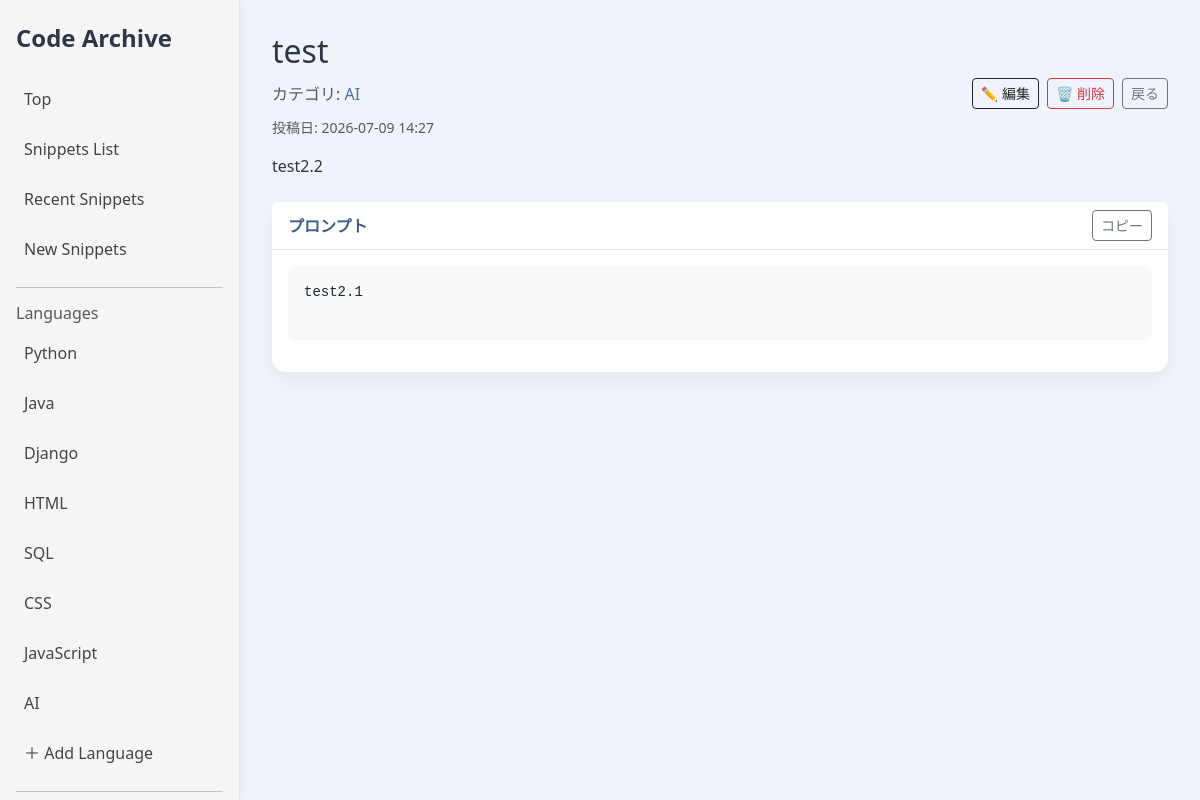
/prompt/3, run on the app's committed database.
### snippets/models.py (models this page shows, shortened)
class Language(models.Model):
    name = models.CharField(max_length=50)
    default_subcategory = models.ForeignKey(
        'SubCategory',
        null= True,
        blank= True,
        on_delete= models.SET_NULL,
        related_name= 'default_for_language'
    )

class Prompt(models.Model):
    title = models.CharField(max_length=100)
    prompt = models.TextField()
    description = models.TextField(blank=True)
    language = models.ForeignKey(Language,on_delete=models.CASCADE)
    prompt_category = models.ForeignKey(PromptCategory,on_delete=models.SET_NULL,null=True,blank=True)
    created_at = models.DateTimeField(auto_now_add=True)

### snippets/views.py (the view)
# urls.py: path('prompt/<int:pk>',views.prompt_detail,name="prompt_detail"),
def prompt_detail(request,pk):
    subcategories = PromptCategory.objects.all()
    prompt = Prompt.objects.get(pk=pk)
    return render(request,"prompt/prompt_detail.html",{
        "prompt":prompt,
        "subcategories":subcategories,
    })

### snippets/context_processors.py (called while the page is built)
def categories(request):
    return{
        "categories":Language.objects.all()
    }

### snippets/templates/prompt/prompt_detail.html (shortened to what this page needs)
{% extends "snippets/base.html" %}
{% block main %}
<div class="mb-4">
    <h2>{{ prompt.title }}</h2>
<div class="d-flex align-items-center mb-2">
    <p class="text-muted mb-0 me-2">
        カテゴリ:
        <a class="link-underline" href="{% url 'language_detail' prompt.language.pk %}">
            {{ prompt.language.name }}
        </a>
    </p>
<div class="ms-auto d-flex gap-2">
    <a href="{% url 'prompt_edit' prompt.pk %}"
    class="btn btn-sm btn-outline-dark">
        ✏️ 編集
    </a>
    <a href="{% url 'prompt_delete' prompt.pk %}"
    class="btn btn-sm btn-outline-danger">
        🗑️ 削除
    </a>
    <a href="{% url 'promptcategory_detail' prompt.prompt_category.pk %}" class="btn btn-sm btn-outline-secondary">
        戻る
        </a>
</div>
</div>
    <p class="text-muted small">
        投稿日: {{ prompt.created_at|date:"Y-m-d H:i" }}
    </p>
    {% if prompt.description %}
        <div class="mb-3">
            <p>{{ prompt.description }}</p>
        </div>
    {% endif %}
</div>
<div class="card mb-4">
    <div class="card-header d-flex justify-content-between align-items-center">
        <span>プロンプト</span>
        <button class="btn btn-sm btn-outline-secondary" onclick="copyCode()">
            コピー
        </button>
    </div>
    <div class="card-body">
        <pre id="code-block" class="bg-light p-3 rounded" style="white-space: pre-wrap;">
{{ prompt.prompt }}
        </pre>
    </div>
</div>
{% endblock %}

### snippets/templates/snippets/base.html (shortened to what this page needs)
{% load static %}
<html>
<head>
  <link href="https://cdn.jsdelivr.net/npm/bootstrap@5.3.2/dist/css/bootstrap.min.css" rel="stylesheet">
  <link rel="stylesheet" href="{% static 'snippets/style.css' %}">
  <link rel="stylesheet" href="//cdnjs.cloudflare.com/ajax/libs/highlight.js/11.7.0/styles/github.min.css">
</head>
<body class="page-transition">
  <aside id="sidebar" class="sidebar" style="position:fixed; left:0; top:0;">
    <h4 class="fw-bold mb-4">Code Archive</h4>
    <a href="{% url 'top' %}" class="nav-item-link">Top</a>
    <a href="{% url 'snippets_list' %}" class="nav-item-link">Snippets List</a>
    <a href="{% url 'recent_snippets' %}" class="nav-item-link">Recent Snippets</a>
    <a href="{% url 'snippet_add' %}" class="nav-item-link">New Snippets</a>
    <hr>
    <h6 class="text-muted">Languages</h6>
    {% for c in categories %}
      <a href="/languages/{{ c.id }}" class="nav-item-link">{{ c.name }}</a>
    {% endfor %}
    <a href="{% url 'languages_add' %}" class="nav-item-link">＋ Add Language</a>
    <hr>
  </aside>
  <main class="content page-transition">
    {% block main %}{% endblock %}
  </main>
</body>
</html>

### snippets/static/snippets/style.css (style rules this page uses)
.sidebar { position: fixed; width: 240px; height: 100vh; background: #f7f7f7; border-right: 1px solid #e5e5e5; padding: 24px 16px; overflow-y: auto; box-shadow: 2px 0 8px rgba(0, 0, 0, 0.05); left: 0; top: 0; }
.content { padding: 32px; overflow-y: auto; }
.nav-item-link { display: block; padding: 10px 8px; border-radius: 8px; text-decoration: none; color: #444; margin-bottom: 6px; }
.page-transition { animation: slideIn 0.5s ease; }
.sidebar { position: fixed; top: 0; left: 0; width: 240px; height: 100vh; background: #f5f5f5; border-right: 1px solid #e5e5e5; padding: 24px 16px; overflow-y: auto; }
.content { margin-left: 240px; padding: 32px; overflow-y: auto; }
:root { --color-primary: #4a6fa5; --color-primary-dark: #3b5c8a; --color-bg-light: #f0f4fa; --color-text-main: #2d3748; }
body { background: var(--color-bg-light); color: var(--color-text-main); font-family: 'Segoe UI', 'Hiragino Sans', sans-serif; }
.card { border-radius: 14px; background: #ffffff; box-shadow: 0 8px 20px rgba(0, 0, 0, 0.05); border: none; }
.card-header { background: #ffffff; border-bottom: 1px solid #e2e8f0; font-weight: 600; color: var(--color-primary-dark); }
.link-underline { color: var(--color-primary); font-weight: 500; text-decoration: none; position: relative; transition: color 0.2s ease; }
.link-underline::after { content: ""; position: absolute; left: 0; bottom: -2px; width: 0%; height: 2px; background: var(--color-primary); transition: width 0.25s ease; border-radius: 2px; }

### data on the page
Language: name "Python"
Language: name "Java"
Language: name "Django"
Language: name "HTML"
Language: name "SQL"
Language: name "CSS"
Language: name "JavaScript"
Language: name "AI"
Prompt: title "test", language.name "AI", created_at "2026-07-09 14:27", description "test2.2", prompt "test2.1"
